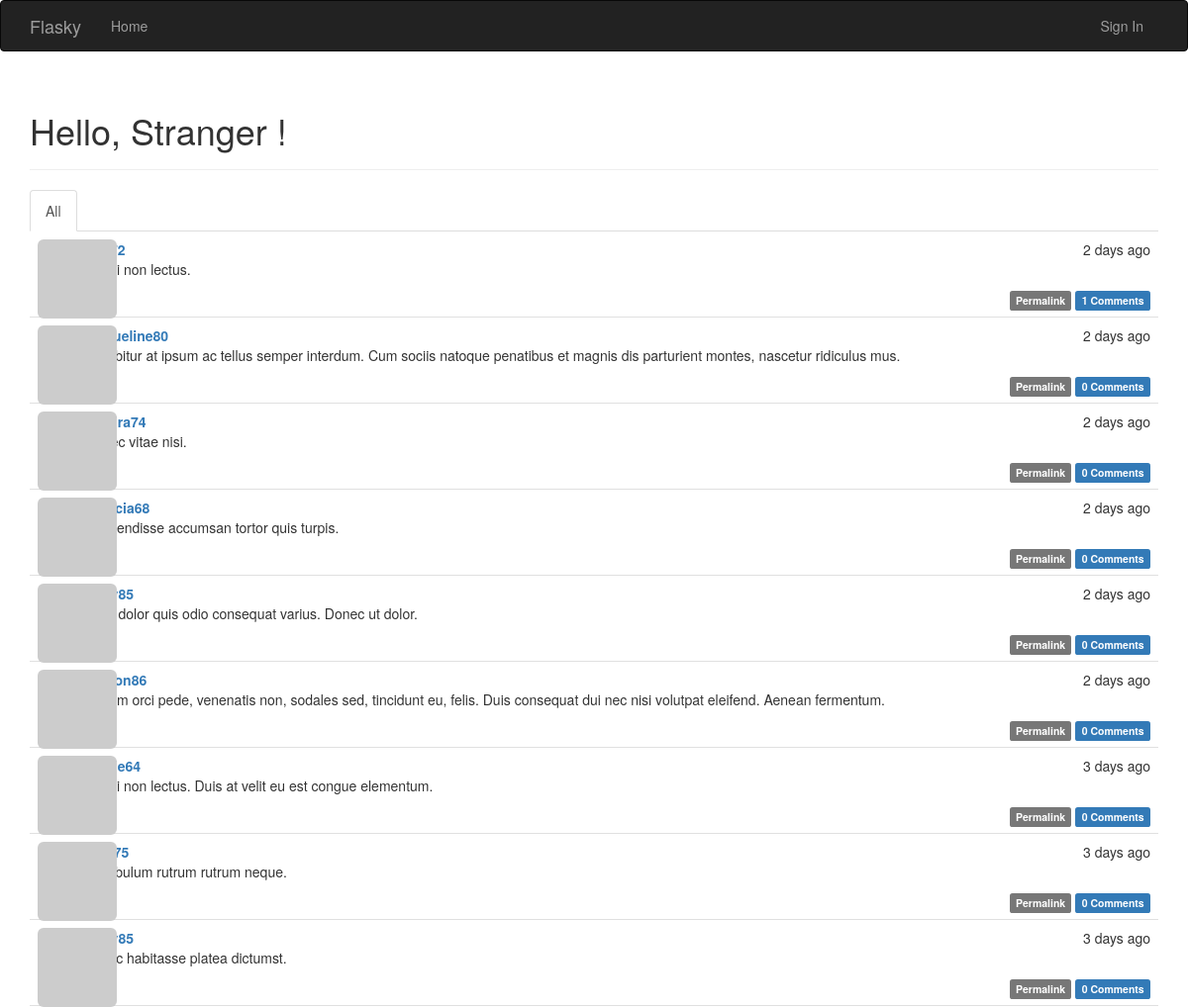
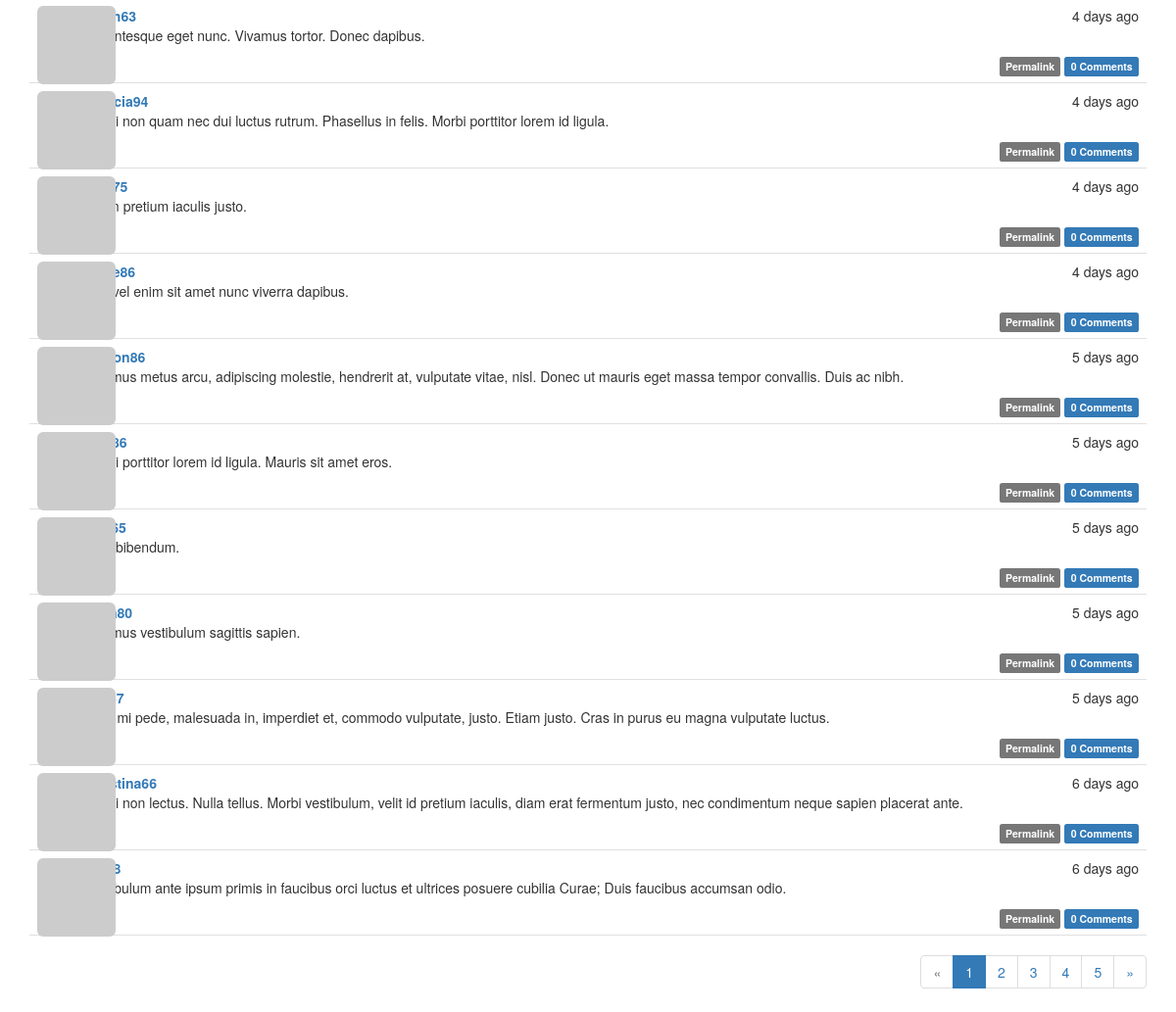
The page / on the database its author committed (2 pictures, top to bottom).
### app/models.py (models this page shows, shortened)
class Post(db.Model):
    __tablename__ = 'posts'
    id = db.Column(db.Integer, primary_key=True)
    body = db.Column(db.Text)
    timestamp = db.Column(db.DateTime, index=True, default=datetime.utcnow)
    author_id = db.Column(db.Integer, db.ForeignKey('users.id'))
    body_html = db.Column(db.Text)
    comments = db.relationship('Comment', backref='post', lazy='dynamic')

class User(UserMixin, db.Model):
    __tablename__ = 'users'
    id = db.Column(db.Integer, primary_key=True)
    email = db.Column(db.String(64), unique=True, index=True)
    username = db.Column(db.String(64), unique=True, index=True)
    password_hash = db.Column(db.String(128))
    role_id = db.Column(db.Integer, db.ForeignKey('roles.id'))
    confirmed = db.Column(db.Boolean, default=False)
    name = db.Column(db.String(64))
    location = db.Column(db.String(64))
    about_me = db.Column(db.Text())
    member_since = db.Column(db.DateTime(), default=datetime.utcnow)
    last_seen = db.Column(db.DateTime(), default=datetime.utcnow)
    avatar_hash = db.Column(db.String(32))
    posts = db.relationship('Post', backref='author', lazy='dynamic')
    followed = db.relationship('Follow', foreign_keys=[Follow.follower_id],
                               backref=db.backref('follower', lazy='joined'),
                               lazy='dynamic', cascade='all, delete-orphan')
    followers = db.relationship('Follow', foreign_keys=[Follow.followed_id],
                                backref=db.backref('followed', lazy='joined'),
                                lazy='dynamic', cascade='all, delete-orphan')
    comments = db.relationship('Comment', backref='author', lazy='dynamic')
    @property
    def password(self):
        raise AttributeError('Password is not a readable attribute')
    def gravatar(self, size=100, default='identicon', rating='g'):
        if request.is_secure:
            url = 'https://secure.gravatar.com/avatar'
        else:
            url = 'http://www.gravatar.com/avatar'
        hash = hashlib.md5(self.email.encode('utf-8')).hexdigest()
        return '{url}/{hash}?s={size}&d={default}&r={rating}'\
            .format(url=url, hash=hash, size=size, default=default, rating=rating)

### app/main/views.py (the view)
@main.route('/', methods=['GET', 'POST'])
def index():
    form = PostForm()
    if current_user.can(Permission.WRITE_ARTICLES) and form.validate_on_submit():
        post = Post(body=form.body.data, author=current_user._get_current_object())
        db.session.add(post)
        db.session.commit()
        return redirect(url_for('.index'))
    page = request.args.get('page', 1, type=int)
    show_followed = False
    if current_user.is_authenticated:
        show_followed = bool(request.cookies.get('show_followed', ''))
    if show_followed:
        query = current_user.followed_posts
    else:
        query = Post.query
    pagination = query.order_by(Post.timestamp.desc()).paginate(
        page, per_page=current_app.config['FLASKY_POSTS_PER_PAGE'], error_out=False)
    posts = pagination.items
    return render_template('index.html', form=form, posts=posts,
                           show_followed=show_followed, pagination=pagination)

### app/auth/views.py (called while the page is built)
@auth.before_app_request
def before_request():
    if current_user.is_authenticated:
        current_user.ping()
        if not current_user.confirmed and request.endpoint[:5] != 'auth.':
            return redirect(url_for('auth.unconfirmed'))

### app/main/__init__.py (called while the page is built)
@main.app_context_processor
def inject_permissions():
    return dict(Permission=Permission)

### app/models.py (called while the page is built)
    def can(self, permissions):
        return False

    def is_administrator(self):
        return False

### app/templates/index.html (shortened to what this page needs)
{% extends "base.html" %}
{% import "bootstrap/wtf.html" as wtf %}
{% import "_macros.html" as macros %}
{% block page_content %}
<div class="page-header">
    <h1>Hello,
    {% if current_user.is_authenticated %}
        {{ current_user.username }}
    {% else %}
        Stranger
    {% endif %}!
    </h1>
</div>
<div class="post-tabs">
    <ul class="nav nav-tabs">
        <li{% if not show_followed %} class="active"{% endif %}><a href="{{ url_for('.show_all') }}">All</a></li>
    </ul>
    {% include '_posts.html' %}
</div>
{% if pagination %}
    <div class="pagination">
        {{ macros.pagination_widget(pagination, '.index') }}
    </div>
{% endif %}
{% endblock %}

### app/templates/_posts.html (shortened to what this page needs)
<ul class="posts">
    {% for post in posts %}
    <li class="post">
        <div class="post-thumbnail">
            <a href="{{ url_for('.user', username=post.author.username) }}">
                <img class="img-rounded profile-thumbnail" src="{{ post.author.gravatar(size=40) }}">
            </a>
        </div>
        <div class="post-content">
            <div class="post-date">{{ moment(post.timestamp).fromNow() }}</div>
            <div class="post-author"><a href="{{ url_for('.user', username=post.author.username) }}">{{ post.author.username }}</a></div>
            <div class="post-body">
                {% if post.body_html %}
                    {{ post.body_html | safe }}
                {% else %}
                    {{ post.body }}
                {% endif %}
            </div>
            <div class="post-footer">
                <a href="{{ url_for('.post', id=post.id) }}">
                    <span class="label label-default">Permalink</span>
                </a>
                <a href="{{ url_for('.post', id=post.id) }}#comments">
                    <span class="label label-primary">
                        {{ post.comments.count() }} Comments
                    </span>
                </a>
            </div>
        </div>
    </li>
    {% endfor %}
</ul>

### app/static/styles.css (style rules this page uses)
.profile-thumbnail { position: absolute; }
div.post-tabs { margin-top: 16px; }
ul.posts { list-style-type: none; padding: 0; margin: 16px 0 0 0; border-top: 1px solid #e0e0e0; }
div.post-tabs ul.posts { margin: 0; border-top: none; }
ul.posts li.post { padding: 8px; border-bottom: 1px solid #e0e0e0; }
div.post-date { float: right; }
div.post-author { font-weight: bold; }
div.post-thumbnail { position: absolute; }
div.post-content { margin-left: 48px; min-height: 48px; }
div.post-footer { text-align: right; }
div.pagination { width: 100%; text-align: right; padding: 0; margin: 0; }

### rows shown on the page
Post: timestamp "2 days ago", body_html "Morbi non lectus.", comments.count "1"
Post: timestamp "2 days ago", author.username "jacqueline80", body_html "Curabitur at ipsum ac tellus semper interdum. Cum sociis natoque penatibus et magnis dis parturient montes, nascetur ridiculus mus.", comments.count "0"
Post: timestamp "2 days ago", body_html "Donec vitae nisi.", comments.count "0"
Post: timestamp "2 days ago", author.username "patricia68", body_html "Suspendisse accumsan tortor quis turpis.", comments.count "0"
Post: timestamp "2 days ago", body_html "Ut at dolor quis odio consequat varius. Donec ut dolor.", comments.count "0"
Post: timestamp "2 days ago", body_html "Nullam orci pede, venenatis non, sodales sed, tincidunt eu, felis. Duis consequat dui nec nisi volutpat eleifend. Aenean fermentum.", comments.count "0"
Post: timestamp "3 days ago", body_html "Morbi non lectus. Duis at velit eu est congue elementum.", comments.count "0"
Post: timestamp "3 days ago", body_html "Vestibulum rutrum rutrum neque.", comments.count "0"
Post: timestamp "3 days ago", body_html "In hac habitasse platea dictumst.", comments.count "0"
Post: timestamp "4 days ago", body_html "Pellentesque eget nunc. Vivamus tortor. Donec dapibus.", comments.count "0"
Post: timestamp "4 days ago", author.username "patricia94", body_html "Morbi non quam nec dui luctus rutrum. Phasellus in felis. Morbi porttitor lorem id ligula.", comments.count "0"
Post: timestamp "4 days ago", body_html "Etiam pretium iaculis justo.", comments.count "0"
Post: timestamp "4 days ago", body_html "Sed vel enim sit amet nunc viverra dapibus.", comments.count "0"
Post: timestamp "5 days ago", body_html "Vivamus metus arcu, adipiscing molestie, hendrerit at, vulputate vitae, nisl. Donec ut mauris eget massa tempor convallis. Duis ac nibh.", comments.count "0"
Post: timestamp "5 days ago", body_html "Morbi porttitor lorem id ligula. Mauris sit amet eros.", comments.count "0"
Post: timestamp "5 days ago", body_html "Duis bibendum.", comments.count "0"
Post: timestamp "5 days ago", body_html "Vivamus vestibulum sagittis sapien.", comments.count "0"
Post: timestamp "5 days ago", body_html "Cras mi pede, malesuada in, imperdiet et, commodo vulputate, justo. Etiam justo. Cras in purus eu magna vulputate luctus.", comments.count "0"
Post: timestamp "6 days ago", author.username "christina66", body_html "Morbi non lectus. Nulla tellus. Morbi vestibulum, velit id pretium iaculis, diam erat fermentum justo, nec condimentum neque sapien placerat ante.", comments.count "0"
Post: timestamp "6 days ago", body_html "Vestibulum ante ipsum primis in faucibus orci luctus et ultrices posuere cubilia Curae; Duis faucibus accumsan odio.", comments.count "0"

### other values the page prints
{{ p }} "1"
{{ p }} "2" "3" "4" "5"
